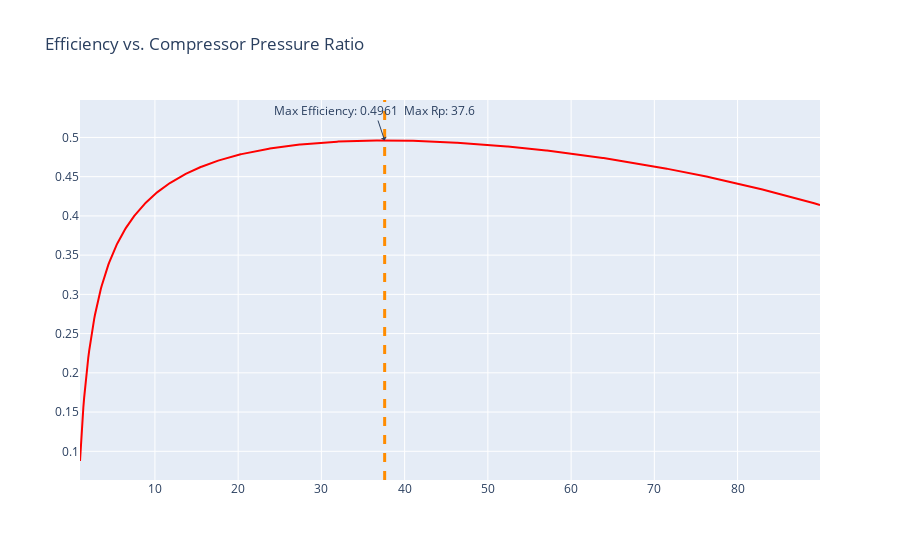

Notebook code for this chart:
### Markdown cell above
### Goal is to create graph's finding the optimal parameters for the Engine

#### Create functions to loop through class and get thermal efficiency for many compressor ratios

### Code cell
def get_efficiency_vary_rp(rp):
    turbo = turbojet_engine()
    turbo.rp = rp
    turbo.cycle_analysis()
    turbo.perform_analysis()
    return turbo.eta_th

rp_arr = np.arange(start = 1, stop = 90, step = 0.1)
eta_th_arr = np.array([])
for i in range(len(rp_arr)):
    eta_th_arr = np.append(eta_th_arr, get_efficiency_vary_rp(rp_arr[i]))

fig = go.Figure()
fig.add_trace(go.Scatter(
    x=rp_arr,
    y=eta_th_arr,
    marker_color='red',
    name='Efficiency (%)'
))

# assuming rp_arr and eta_th_arr are defined
max_efficiency_idx = np.argmax(eta_th_arr)
max_rp = rp_arr[max_efficiency_idx]
max_eta = eta_th_arr[max_efficiency_idx]
# Add annotation for max value
fig.add_annotation(
    x=max_rp,
    y=max_eta,
    text=f"Max Efficiency: {round(max_eta,5)}, Max rp: {round(max_rp,5)}",
    showarrow=True,
    arrowhead=1,
    ax=-10,
    ay=-30
)

fig.add_vline(x=rp_arr[np.argmax(eta_th_arr)], line_width=3, line_dash="dash", line_color="DarkOrange")

fig.update_layout(
    title_text = 'Efficiency vs. Compressor Pressure Ratio'
)

fig.show()

### Figure 1 — Plotly figure (JSON) as saved in the notebook; plotly's stock layout.template omitted (floating-point values rounded to 4 significant figures; data arrays with more than 128 entries replaced by an {"elided": "..."} marker saying what was removed)
{"data": [{"marker": {"color": "red"}, "name": "Efficiency (%)", "type": "scatter", "x": {"elided": "890 float values"}, "y": {"elided": "890 float values"}}], "layout": {"annotations": [{"arrowhead": 1, "ax": -10, "ay": -30, "showarrow": true, "text": "Max Efficiency: 0.4961\n Max Rp: 37.6", "x": 37.6, "y": 0.4961}], "shapes": [{"line": {"color": "DarkOrange", "dash": "dash", "width": 3}, "type": "line", "x0": 37.6, "x1": 37.6, "xref": "x", "y0": 0, "y1": 1, "yref": "y domain"}], "title": {"text": "Efficiency vs. Compressor Pressure Ratio"}}}
